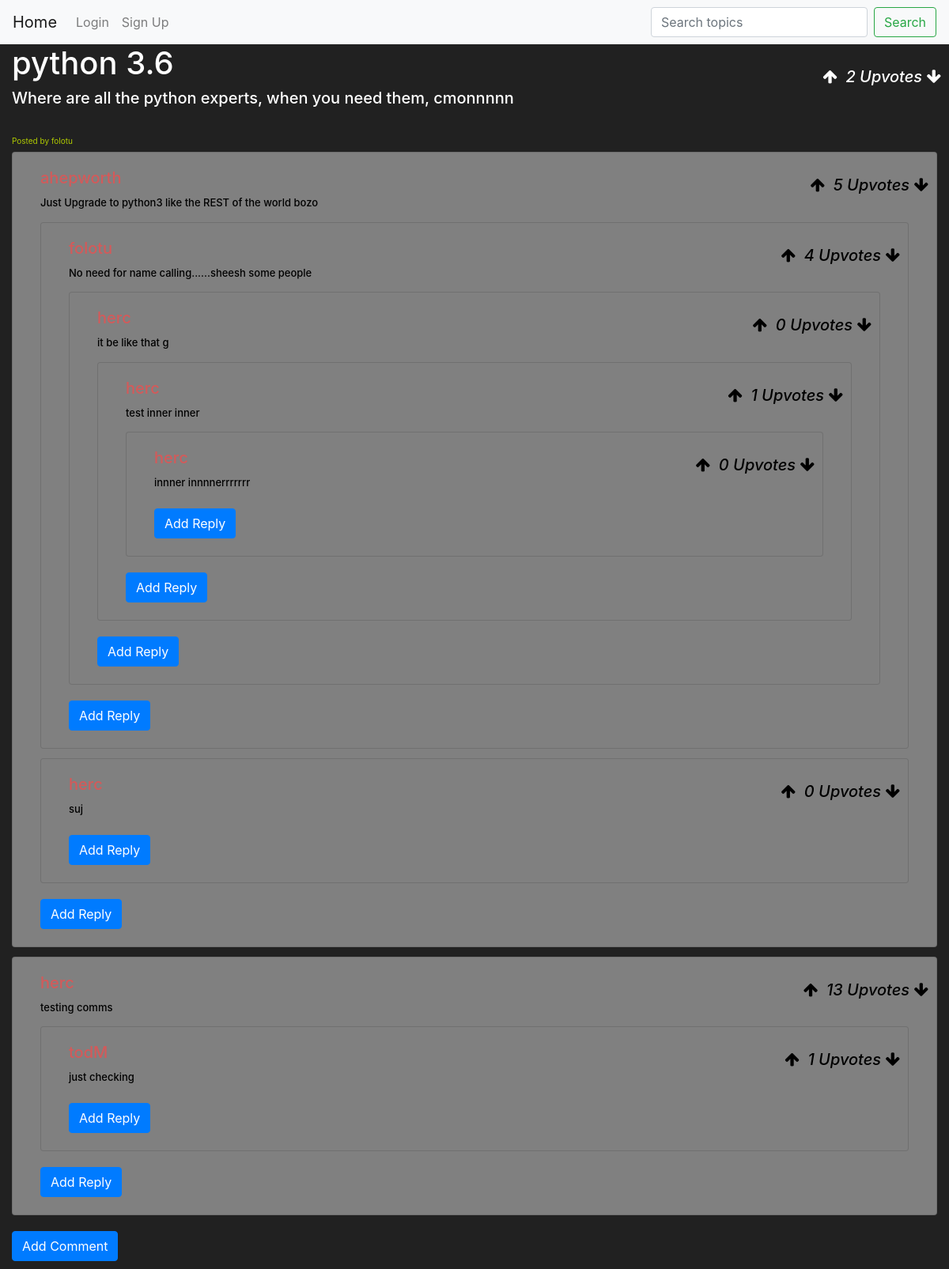
/post/1, run on an earlier commit of the app's database.
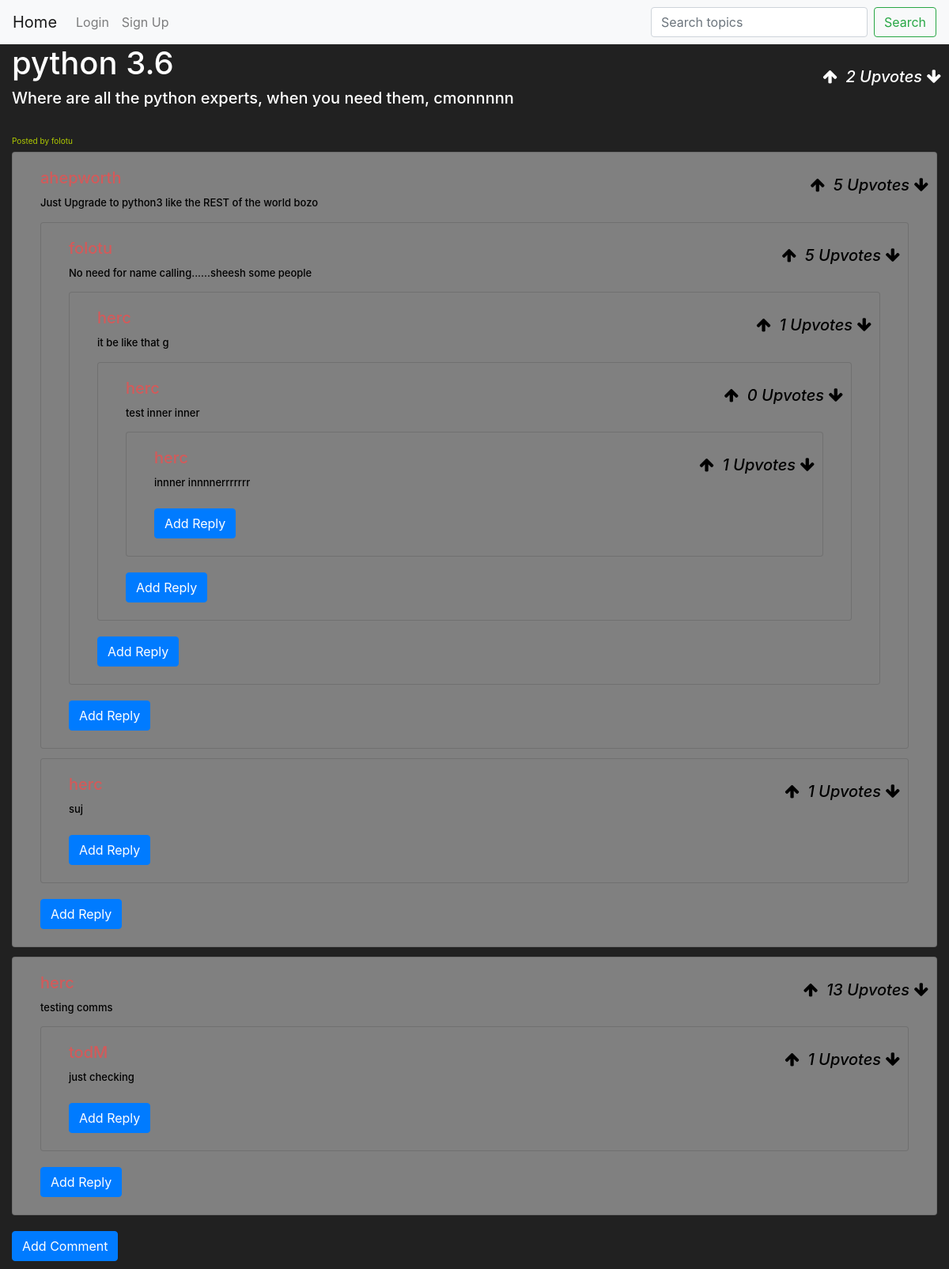
And on a later commit of the database.
### ForumApp/models.py (models this page shows, shortened)
class Reply(db.Model):
    id = db.Column(db.Integer, primary_key=True)
    author_id = db.Column(db.Integer, db.ForeignKey('users.id'))
    author = db.relationship(Users, backref=backref("Reply", cascade="all, delete"))
    comment_id = db.Column(db.Integer, db.ForeignKey('comment.id'))
    comment = db.relationship(Comment, backref=backref("Reply", cascade="all, delete"))
    number_of_votes = db.Column(db.Integer())
    reply = db.Column(db.String(10000))
    replyparent_id = db.Column(db.Integer, db.ForeignKey('reply.id'))
    replies = db.relationship('Reply', backref=db.backref('replyparent', remote_side=[id]),lazy='dynamic')
    created_at = db.Column(db.DateTime(timezone=True), default=func.now())
    updated_at = db.Column(db.DateTime(timezone=True), default=func.now())

### ForumApp/views.py (the view)
@views.route('/post/<int:post_id>', methods=['GET'])
def post(post_id):
    post = Post.query.get(post_id)
    if not post:
        abort(404)
    comments = Comment.query.filter_by(post_id=post_id).all()
    replies = Reply.query.all()
    if current_user.is_authenticated:
        specificPersonPostUpvote = Upvote.query.filter_by(post_id=post_id, author = current_user).first()
        specificPersonCommentUpvote = []
        specificPersonReplyUpvoteDict = {}
        for i in range(len(comments)):
            specificPersonCommentUpvote.append(Upvote.query.filter_by(comment=comments[i], author = current_user).first())
            for k in range(len(replies)):
                for m in range(len(comments[i].Reply)):
                    if (comments[i].Reply[m] == replies[k]):
                        specificPersonReplyUpvoteDict.update({replies[k]: Upvote.query.filter_by(reply_id=replies[k].id, author = current_user).first()})
                        if (replies[k].replies):
                            specificPersonReplyUpvoteDict = replyHelper(replies[k].replies, specificPersonReplyUpvoteDict)
    else:
        specificPersonPostUpvote = []
        specificPersonCommentUpvote = []
        specificPersonReplyUpvoteDict = {}
    return render_template('post.html', post=post, comments=comments, replies=replies,
                            Upvotes = {'PostUpvote': specificPersonPostUpvote,
                                        'CommsUpvote':specificPersonCommentUpvote,
                                        'DictRepVote': specificPersonReplyUpvoteDict, })

### ForumApp/templates/post.html (shortened to what the changed rows need)
{% extends "base.html" %}
{% block body %}
<div class="col-md-auto col-lg-auto col-sm-auto w-100">
    <h1>{{ post.title }}</h1>
    <h5>{{ post.description }} </h5>
    <small class="card-foot"> Posted by {{ post.author.username }}</small>
    <div class="arrow-button post">
    </div>
{% set Repdict = Upvotes.DictRepVote %}
{% macro loop_replies(replies, comment, repparentid) %}
    {% for reply in replies %}
        <div class="card mb-12 col-md-auto col-lg-auto ">
            <div class="card-body">
                <h5 class="card-title">{{ reply.author.username }}</h5>
                <p class="card-text">{{ reply.reply }}</p>
                <div class="arrow-button nestreply">
                    {% if Repdict[reply] %}
                        {% set NestRepts = Repdict[reply] %}
                            {% if NestRepts.act == 'MIN' %}
                                <i class="fa fa-arrow-up nestreply" data-nestreply={{reply.id}} ></i>
                                    {% if reply.number_of_votes >= 0 %}
                                        <i class=""> {{ reply.number_of_votes }} Upvotes </i>
                                    {% elif reply.number_of_votes < 0 %}
                                        <i class=""> {{ reply.number_of_votes }} Downvotes </i>
                                    {% endif %}
                                <i class="fa fa-arrow-down nestreply" style="background-color: #ccc;" data-nestreply={{reply.id}}></i>
                            {% elif NestRepts.act == 'ADD' %}
                                <i class="fa fa-arrow-up nestreply" style="background-color: #ccc;" data-nestreply={{reply.id}} ></i>
                                    {% if reply.number_of_votes >= 0 %}
                                        <i class=""> {{ reply.number_of_votes }} Upvotes </i>
                                    {% elif reply.number_of_votes < 0 %}
                                        <i class=""> {{ reply.number_of_votes }} Downvotes </i>
                                    {% endif %}
                                <i class="fa fa-arrow-down nestreply" data-nestreply={{reply.id}}></i>
                            {% else %}
                                <i class="fa fa-arrow-up nestreply" data-nestreply={{reply.id}} ></i>
                                    {% if reply.number_of_votes >= 0 %}
                                        <i class=""> {{ reply.number_of_votes }} Upvotes </i>
                                    {% elif reply.number_of_votes < 0 %}
                                        <i class=""> {{ reply.number_of_votes }} Downvotes </i>
                                    {% endif %}
                                <i class="fa fa-arrow-down nestreply" data-nestreply={{reply.id}}></i>
                            {% endif %}
                    {% else %}
                        <i class="fa fa-arrow-up nestreply" data-nestreply={{reply.id}} ></i>
                            {% if reply.number_of_votes >= 0 %}
                                <i class=""> {{ reply.number_of_votes }} Upvotes </i>
                            {% elif reply.number_of_votes < 0 %}
                                <i class=""> {{ reply.number_of_votes }} Downvotes </i>
                            {% endif %}
                        <i class="fa fa-arrow-down nestreply" data-nestreply={{reply.id}}></i>
                    {% endif %}
                </div>
                {% if reply.replies %}
                    {{ loop_replies(reply.replies, comment, reply.id) }}
                {% endif %}
            </div>
        </div>
    {% endfor %}
    <button type="button" id="replyNest-button" class="btn btn-primary nestreply">Add Reply</button>
{% endmacro %}
<div class="card-columns" style="column-count: 1;">
    {% for comment in post.Comment %}
        {% set outer_loop = loop %}
        <div class="card mb-12 col-md-auto col-lg-auto ">
            <div class="card-body">
                <h5 class="card-title">{{ comment.author.username }}</h5>
                <p class="card-text">{{ comment.comment }}</p>
                {% for reply in comment.Reply %}
                    <div class="card mb-12 col-md-auto col-lg-auto ">
                        <div class="card-body">
                            <h5 class="card-title">{{ reply.author.username }}</h5>
                            <p class="card-text">{{ reply.reply }}</p>
                            <div class="arrow-button reply">
                                {% if Repdict[reply] %}
                                    {% set NestRept = Repdict[reply] %}
                                        {% if NestRept.act == 'MIN' %}
                                            <i class="fa fa-arrow-up reply" data-replyid = {{ reply.id }}></i>
                                            {% if reply.number_of_votes >= 0 %}
                                                <i class=""> {{ reply.number_of_votes }} Upvotes </i>
                                            {% elif reply.number_of_votes < 0 %}
                                                <i class=""> {{ reply.number_of_votes }} Downvotes </i>
                                            {% endif %}
                                            <i class="fa fa-arrow-down reply" style="background-color: #ccc;" data-replyid = {{ reply.id }}></i>
                                        {% elif NestRept.act == 'ADD' %}
                                            <i class="fa fa-arrow-up reply" style="background-color: #ccc;" data-replyid = {{ reply.id }}></i>
                                            {% if reply.number_of_votes >= 0 %}
                                                <i class=""> {{ reply.number_of_votes }} Upvotes </i>
                                            {% elif reply.number_of_votes < 0 %}
                                                <i class=""> {{ reply.number_of_votes }} Downvotes </i>
                                            {% endif %}
                                            <i class="fa fa-arrow-down reply"  data-replyid = {{ reply.id }}></i>
                                        {% else %}
                                            <i class="fa fa-arrow-up reply" data-replyid = {{ reply.id }}></i>
                                            {% if reply.number_of_votes >= 0 %}
                                                <i class=""> {{ reply.number_of_votes }} Upvotes </i>
                                            {% elif reply.number_of_votes < 0 %}
                                                <i class=""> {{ reply.number_of_votes }} Downvotes </i>
                                            {% endif %}
                                            <i class="fa fa-arrow-down reply"  data-replyid = {{ reply.id }}></i>
                                        {% endif %}
                                {% else %}
                                    <i class="fa fa-arrow-up reply" data-replyid = {{ reply.id }}></i>
                                        {% if reply.number_of_votes >= 0 %}
                                            <i class=""> {{ reply.number_of_votes }} Upvotes </i>
                                        {% elif reply.number_of_votes < 0 %}
                                            <i class=""> {{ reply.number_of_votes }} Downvotes </i>
                                        {% endif %}
                                    <i class="fa fa-arrow-down reply"  data-replyid = {{ reply.id }}></i>
                                {% endif %}
                            </div>
                            {% if reply.replies %}
                                {{ loop_replies(reply.replies, comment, reply.id) }}
                            {% endif %}
                        </div>
                    </div>
                {% endfor %}
                {% set Commls = Upvotes.CommsUpvote %}
                <div class="arrow-button comment">
                    {% if Commls[outer_loop.index0] %}
                        {% if Commls[outer_loop.index0].act == 'MIN' %}
                            <i class="fa fa-arrow-up comment" data-commentid = {{ comment.id }}></i>
                                {% if comment.number_of_votes >= 0 %}
                                    <i class=""> {{ comment.number_of_votes }} Upvotes </i>
                                {% elif comment.number_of_votes < 0 %}
                                    <i class=""> {{ comment.number_of_votes }} Downvotes </i>
                                {% endif %}
                            <i class="fa fa-arrow-down comment" style="background-color: #ccc;" data-commentid = {{ comment.id }}></i>
                        {% elif Commls[outer_loop.index0].act == 'ADD' %}
                            <i class="fa fa-arrow-up comment" style="background-color: #ccc;" data-commentid = {{ comment.id }}></i>
                                {% if comment.number_of_votes >= 0 %}
                                    <i class=""> {{ comment.number_of_votes }} Upvotes </i>
                                {% elif comment.number_of_votes < 0 %}
                                    <i class=""> {{ comment.number_of_votes }} Downvotes </i>
                                {% endif %}
                            <i class="fa fa-arrow-down comment"  data-commentid = {{ comment.id }}></i>
                        {% else %}
                            <i class="fa fa-arrow-up comment" data-commentid = {{ comment.id }}></i>
                                {% if comment.number_of_votes >= 0 %}
                                    <i class=""> {{ comment.number_of_votes }} Upvotes </i>
                                {% elif comment.number_of_votes < 0 %}
                                    <i class=""> {{ comment.number_of_votes }} Downvotes </i>
                                {% endif %}
                            <i class="fa fa-arrow-down comment"  data-commentid = {{ comment.id }}></i>
                        {% endif %}
                    {% else %}
                            <i class="fa fa-arrow-up comment" data-commentid = {{ comment.id }}></i>
                                {% if comment.number_of_votes >= 0 %}
                                    <i class=""> {{ comment.number_of_votes }} Upvotes </i>
                                {% elif comment.number_of_votes < 0 %}
                                    <i class=""> {{ comment.number_of_votes }} Downvotes </i>
                                {% endif %}
                            <i class="fa fa-arrow-down comment"  data-commentid = {{ comment.id }}></i>
                    {% endif %}
                </div>
                <button type="button" id="" class="btn btn-primary reply">Add Reply</button>
            </div>
        </div>
    {% endfor %}
     </div>
</div>
{% endblock %}

What changed in the data, as far as the page shows it:
changed Reply "No need for name calling......sheesh some people": number_of_votes "4" → "5"
changed Reply "it be like that g": number_of_votes "0" → "1"
changed Reply "test inner inner": number_of_votes "1" → "0"
changed Reply "innner innnnerrrrrrr": number_of_votes "0" → "1"
changed Reply "suj": number_of_votes "0" → "1"
